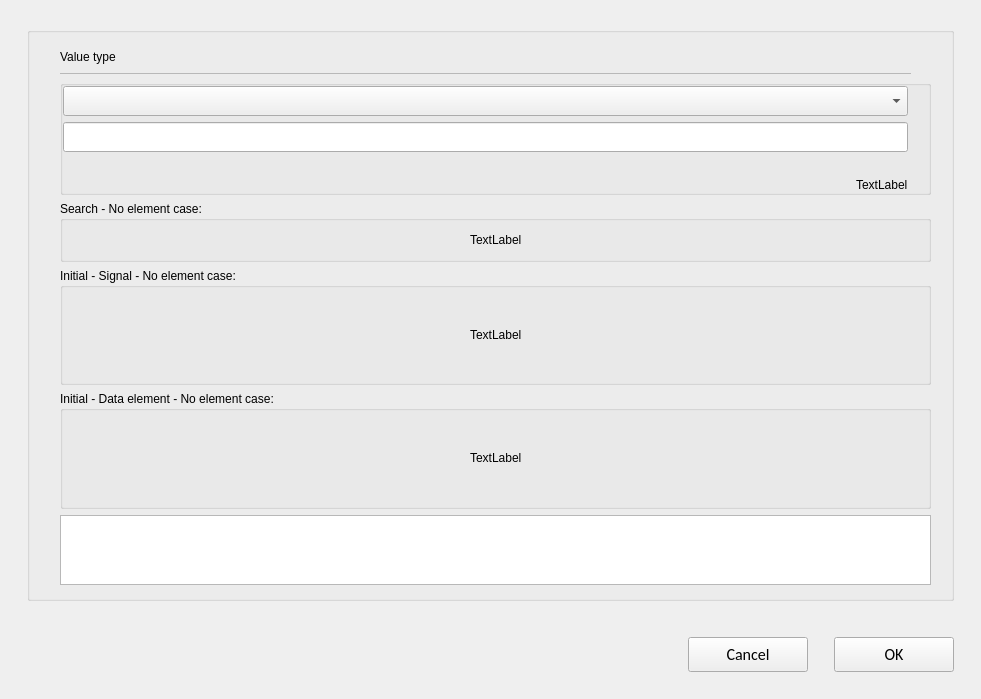
<?xml version="1.0" encoding="UTF-8"?>
<ui version="4.0">
 <class>C_SyvDaPeDataElementBrowse</class>
 <widget class="QWidget" name="C_SyvDaPeDataElementBrowse">
  <property name="geometry">
   <rect>
    <x>0</x>
    <y>0</y>
    <width>981</width>
    <height>699</height>
   </rect>
  </property>
  <property name="windowTitle">
   <string>Form</string>
  </property>
  <layout class="QVBoxLayout" name="verticalLayout_4">
   <property name="leftMargin">
    <number>27</number>
   </property>
   <property name="topMargin">
    <number>27</number>
   </property>
   <property name="rightMargin">
    <number>27</number>
   </property>
   <property name="bottomMargin">
    <number>0</number>
   </property>
   <item>
    <widget class="stw::opensyde_gui_elements::C_OgeGbx" name="pc_GroupBoxGeneral_3">
     <property name="title">
      <string/>
     </property>
     <layout class="QHBoxLayout" name="horizontalLayout_9">
      <property name="leftMargin">
       <number>30</number>
      </property>
      <property name="rightMargin">
       <number>20</number>
      </property>
      <property name="bottomMargin">
       <number>13</number>
      </property>
      <item>
       <layout class="QVBoxLayout" name="verticalLayout_5" stretch="0,0,1,0,0,1">
        <property name="sizeConstraint">
         <enum>QLayout::SetMinimumSize</enum>
        </property>
        <item>
         <layout class="QVBoxLayout" name="verticalLayout_6" stretch="1,0">
          <property name="spacing">
           <number>0</number>
          </property>
          <item>
           <layout class="QHBoxLayout" name="horizontalLayout_15" stretch="0,1">
            <property name="spacing">
             <number>6</number>
            </property>
            <item>
             <widget class="stw::opensyde_gui_elements::C_OgeLabHeadingGroupBold" name="pc_LabelDataElement">
              <property name="minimumSize">
               <size>
                <width>0</width>
                <height>30</height>
               </size>
              </property>
              <property name="maximumSize">
               <size>
                <width>16777215</width>
                <height>30</height>
               </size>
              </property>
              <property name="text">
               <string>Value type</string>
              </property>
             </widget>
            </item>
            <item>
             <spacer name="horizontalSpacer_27">
              <property name="orientation">
               <enum>Qt::Horizontal</enum>
              </property>
              <property name="sizeType">
               <enum>QSizePolicy::MinimumExpanding</enum>
              </property>
              <property name="sizeHint" stdset="0">
               <size>
                <width>40</width>
                <height>1</height>
               </size>
              </property>
             </spacer>
            </item>
           </layout>
          </item>
          <item>
           <layout class="QHBoxLayout" name="horizontalLayout_36" stretch="1">
            <property name="spacing">
             <number>0</number>
            </property>
            <property name="leftMargin">
             <number>0</number>
            </property>
            <property name="topMargin">
             <number>1</number>
            </property>
            <property name="rightMargin">
             <number>20</number>
            </property>
            <item>
             <widget class="stw::opensyde_gui_elements::C_OgeFraSeparator" name="pc_FramSperator1_4">
              <property name="minimumSize">
               <size>
                <width>0</width>
                <height>1</height>
               </size>
              </property>
              <property name="maximumSize">
               <size>
                <width>16777215</width>
                <height>1</height>
               </size>
              </property>
              <property name="frameShape">
               <enum>QFrame::StyledPanel</enum>
              </property>
              <property name="frameShadow">
               <enum>QFrame::Raised</enum>
              </property>
             </widget>
            </item>
           </layout>
          </item>
         </layout>
        </item>
        <item>
         <widget class="stw::opensyde_gui_elements::C_OgeGbxTransparent" name="groupBox">
          <property name="title">
           <string/>
          </property>
          <layout class="QVBoxLayout" name="verticalLayout_3">
           <property name="leftMargin">
            <number>0</number>
           </property>
           <property name="topMargin">
            <number>0</number>
           </property>
           <property name="rightMargin">
            <number>20</number>
           </property>
           <property name="bottomMargin">
            <number>0</number>
           </property>
           <item>
            <widget class="stw::opensyde_gui_elements::C_OgeCbxText" name="pc_ComboBoxType">
             <property name="minimumSize">
              <size>
               <width>0</width>
               <height>30</height>
              </size>
             </property>
             <property name="maximumSize">
              <size>
               <width>16777215</width>
               <height>30</height>
              </size>
             </property>
            </widget>
           </item>
           <item>
            <widget class="stw::opensyde_gui_elements::C_OgeLeProperties" name="pc_LineEditSearch">
             <property name="minimumSize">
              <size>
               <width>0</width>
               <height>30</height>
              </size>
             </property>
             <property name="maximumSize">
              <size>
               <width>16777215</width>
               <height>30</height>
              </size>
             </property>
            </widget>
           </item>
           <item>
            <layout class="QHBoxLayout" name="horizontalLayout_3">
             <property name="topMargin">
              <number>20</number>
             </property>
             <item>
              <spacer name="horizontalSpacer_7">
               <property name="orientation">
                <enum>Qt::Horizontal</enum>
               </property>
               <property name="sizeHint" stdset="0">
                <size>
                 <width>1</width>
                 <height>10</height>
                </size>
               </property>
              </spacer>
             </item>
             <item>
              <widget class="stw::opensyde_gui_elements::C_OgeLabGroupItem" name="pc_LabelSelection">
               <property name="text">
                <string>TextLabel</string>
               </property>
              </widget>
             </item>
            </layout>
           </item>
          </layout>
         </widget>
        </item>
        <item>
         <widget class="stw::opensyde_gui_elements::C_OgeGbxTransparent" name="pc_GroupBoxSearchNoElementsFound">
          <property name="title">
           <string>Search - No element case:</string>
          </property>
          <layout class="QHBoxLayout" name="horizontalLayout">
           <item>
            <spacer name="horizontalSpacer">
             <property name="orientation">
              <enum>Qt::Horizontal</enum>
             </property>
             <property name="sizeHint" stdset="0">
              <size>
               <width>259</width>
               <height>20</height>
              </size>
             </property>
            </spacer>
           </item>
           <item>
            <layout class="QVBoxLayout" name="verticalLayout">
             <item>
              <spacer name="verticalSpacer">
               <property name="orientation">
                <enum>Qt::Vertical</enum>
               </property>
               <property name="sizeHint" stdset="0">
                <size>
                 <width>20</width>
                 <height>40</height>
                </size>
               </property>
              </spacer>
             </item>
             <item>
              <widget class="stw::opensyde_gui_elements::C_OgeLabGroupItem" name="pc_LabelSearchNoElementsFound">
               <property name="text">
                <string>TextLabel</string>
               </property>
              </widget>
             </item>
             <item>
              <spacer name="verticalSpacer_2">
               <property name="orientation">
                <enum>Qt::Vertical</enum>
               </property>
               <property name="sizeHint" stdset="0">
                <size>
                 <width>20</width>
                 <height>40</height>
                </size>
               </property>
              </spacer>
             </item>
            </layout>
           </item>
           <item>
            <spacer name="horizontalSpacer_2">
             <property name="orientation">
              <enum>Qt::Horizontal</enum>
             </property>
             <property name="sizeHint" stdset="0">
              <size>
               <width>259</width>
               <height>20</height>
              </size>
             </property>
            </spacer>
           </item>
          </layout>
         </widget>
        </item>
        <item>
         <widget class="stw::opensyde_gui_elements::C_OgeGbxTransparent" name="pc_GroupBoxInitialSignalNoElements">
          <property name="title">
           <string>Initial - Signal - No element case:</string>
          </property>
          <layout class="QHBoxLayout" name="horizontalLayout_2">
           <item>
            <spacer name="horizontalSpacer_5">
             <property name="orientation">
              <enum>Qt::Horizontal</enum>
             </property>
             <property name="sizeHint" stdset="0">
              <size>
               <width>259</width>
               <height>20</height>
              </size>
             </property>
            </spacer>
           </item>
           <item>
            <layout class="QVBoxLayout" name="verticalLayout_2">
             <item>
              <spacer name="verticalSpacer_3">
               <property name="orientation">
                <enum>Qt::Vertical</enum>
               </property>
               <property name="sizeHint" stdset="0">
                <size>
                 <width>20</width>
                 <height>40</height>
                </size>
               </property>
              </spacer>
             </item>
             <item>
              <widget class="stw::opensyde_gui_elements::C_OgeLabGroupItem" name="pc_LabelInitialSignalNoElements">
               <property name="text">
                <string>TextLabel</string>
               </property>
              </widget>
             </item>
             <item>
              <spacer name="verticalSpacer_4">
               <property name="orientation">
                <enum>Qt::Vertical</enum>
               </property>
               <property name="sizeHint" stdset="0">
                <size>
                 <width>20</width>
                 <height>40</height>
                </size>
               </property>
              </spacer>
             </item>
            </layout>
           </item>
           <item>
            <spacer name="horizontalSpacer_6">
             <property name="orientation">
              <enum>Qt::Horizontal</enum>
             </property>
             <property name="sizeHint" stdset="0">
              <size>
               <width>259</width>
               <height>20</height>
              </size>
             </property>
            </spacer>
           </item>
          </layout>
         </widget>
        </item>
        <item>
         <widget class="stw::opensyde_gui_elements::C_OgeGbxTransparent" name="pc_GroupBoxInitialDataElementNoElements">
          <property name="title">
           <string>Initial - Data element - No element case:</string>
          </property>
          <layout class="QHBoxLayout" name="horizontalLayout_4">
           <item>
            <spacer name="horizontalSpacer_8">
             <property name="orientation">
              <enum>Qt::Horizontal</enum>
             </property>
             <property name="sizeHint" stdset="0">
              <size>
               <width>259</width>
               <height>20</height>
              </size>
             </property>
            </spacer>
           </item>
           <item>
            <layout class="QVBoxLayout" name="verticalLayout_7">
             <item>
              <spacer name="verticalSpacer_5">
               <property name="orientation">
                <enum>Qt::Vertical</enum>
               </property>
               <property name="sizeHint" stdset="0">
                <size>
                 <width>20</width>
                 <height>40</height>
                </size>
               </property>
              </spacer>
             </item>
             <item>
              <widget class="stw::opensyde_gui_elements::C_OgeLabGroupItem" name="pc_LabelInitialDataElementsNoElements">
               <property name="text">
                <string>TextLabel</string>
               </property>
              </widget>
             </item>
             <item>
              <spacer name="verticalSpacer_6">
               <property name="orientation">
                <enum>Qt::Vertical</enum>
               </property>
               <property name="sizeHint" stdset="0">
                <size>
                 <width>20</width>
                 <height>40</height>
                </size>
               </property>
              </spacer>
             </item>
            </layout>
           </item>
           <item>
            <spacer name="horizontalSpacer_9">
             <property name="orientation">
              <enum>Qt::Horizontal</enum>
             </property>
             <property name="sizeHint" stdset="0">
              <size>
               <width>259</width>
               <height>20</height>
              </size>
             </property>
            </spacer>
           </item>
          </layout>
         </widget>
        </item>
        <item>
         <widget class="stw::opensyde_gui::C_TblTreDataElementView" name="pc_TreeView"/>
        </item>
       </layout>
      </item>
     </layout>
    </widget>
   </item>
   <item>
    <spacer name="pc_VerticalSpacerButtonsObove">
     <property name="orientation">
      <enum>Qt::Vertical</enum>
     </property>
     <property name="sizeType">
      <enum>QSizePolicy::Fixed</enum>
     </property>
     <property name="sizeHint" stdset="0">
      <size>
       <width>20</width>
       <height>30</height>
      </size>
     </property>
    </spacer>
   </item>
   <item>
    <layout class="QHBoxLayout" name="horizontalLayout_7">
     <item>
      <spacer name="horizontalSpacer_3">
       <property name="orientation">
        <enum>Qt::Horizontal</enum>
       </property>
       <property name="sizeHint" stdset="0">
        <size>
         <width>40</width>
         <height>20</height>
        </size>
       </property>
      </spacer>
     </item>
     <item>
      <widget class="stw::opensyde_gui_elements::C_OgePubCancel" name="pc_BushButtonCancel">
       <property name="minimumSize">
        <size>
         <width>120</width>
         <height>35</height>
        </size>
       </property>
       <property name="maximumSize">
        <size>
         <width>120</width>
         <height>35</height>
        </size>
       </property>
       <property name="font">
        <font>
         <family>Calibri</family>
         <pointsize>12</pointsize>
        </font>
       </property>
       <property name="text">
        <string>Cancel</string>
       </property>
      </widget>
     </item>
     <item>
      <spacer name="horizontalSpacer_4">
       <property name="orientation">
        <enum>Qt::Horizontal</enum>
       </property>
       <property name="sizeType">
        <enum>QSizePolicy::Fixed</enum>
       </property>
       <property name="sizeHint" stdset="0">
        <size>
         <width>20</width>
         <height>20</height>
        </size>
       </property>
      </spacer>
     </item>
     <item>
      <widget class="stw::opensyde_gui_elements::C_OgePubDialog" name="pc_BushButtonOk">
       <property name="minimumSize">
        <size>
         <width>120</width>
         <height>35</height>
        </size>
       </property>
       <property name="maximumSize">
        <size>
         <width>120</width>
         <height>35</height>
        </size>
       </property>
       <property name="font">
        <font>
         <family>Calibri</family>
         <pointsize>12</pointsize>
        </font>
       </property>
       <property name="text">
        <string>OK</string>
       </property>
      </widget>
     </item>
    </layout>
   </item>
   <item>
    <spacer name="verticalSpacer_7">
     <property name="orientation">
      <enum>Qt::Vertical</enum>
     </property>
     <property name="sizeType">
      <enum>QSizePolicy::Fixed</enum>
     </property>
     <property name="sizeHint" stdset="0">
      <size>
       <width>20</width>
       <height>27</height>
      </size>
     </property>
    </spacer>
   </item>
  </layout>
 </widget>
 <customwidgets>
  <customwidget>
   <class>stw::opensyde_gui_elements::C_OgeLabHeadingGroupBold</class>
   <extends>QLabel</extends>
   <header>C_OgeLabHeadingGroupBold.hpp</header>
  </customwidget>
  <customwidget>
   <class>stw::opensyde_gui_elements::C_OgeFraSeparator</class>
   <extends>QFrame</extends>
   <header>C_OgeFraSeparator.hpp</header>
   <container>1</container>
  </customwidget>
  <customwidget>
   <class>stw::opensyde_gui_elements::C_OgeLabGroupItem</class>
   <extends>QLabel</extends>
   <header>C_OgeLabGroupItem.hpp</header>
  </customwidget>
  <customwidget>
   <class>stw::opensyde_gui_elements::C_OgeCbxText</class>
   <extends>QComboBox</extends>
   <header>C_OgeCbxText.hpp</header>
  </customwidget>
  <customwidget>
   <class>stw::opensyde_gui_elements::C_OgeLeProperties</class>
   <extends>QLineEdit</extends>
   <header>C_OgeLeProperties.hpp</header>
  </customwidget>
  <customwidget>
   <class>stw::opensyde_gui_elements::C_OgeGbxTransparent</class>
   <extends>QGroupBox</extends>
   <header>C_OgeGbxTransparent.hpp</header>
   <container>1</container>
  </customwidget>
  <customwidget>
   <class>stw::opensyde_gui_elements::C_OgePubDialog</class>
   <extends>QPushButton</extends>
   <header>C_OgePubDialog.hpp</header>
  </customwidget>
  <customwidget>
   <class>stw::opensyde_gui_elements::C_OgeGbx</class>
   <extends>QGroupBox</extends>
   <header>C_OgeGbx.hpp</header>
   <container>1</container>
  </customwidget>
  <customwidget>
   <class>stw::opensyde_gui_elements::C_OgePubCancel</class>
   <extends>QPushButton</extends>
   <header>C_OgePubCancel.hpp</header>
  </customwidget>
  <customwidget>
   <class>stw::opensyde_gui::C_TblTreDataElementView</class>
   <extends>QTreeView</extends>
   <header>C_TblTreDataElementView.hpp</header>
  </customwidget>
 </customwidgets>
 <resources/>
 <connections/>
</ui>
